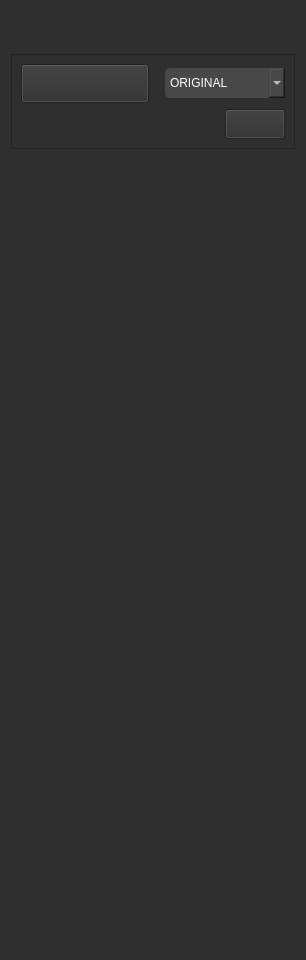
            <widget class="QWidget" name="CONTROL_PAGE">
             <property name="styleSheet">
              <string notr="true">background-color: rgb(47, 47, 47);</string>
             </property>
             <layout class="QVBoxLayout" name="verticalLayout_11">
              <item>
               <widget class="QLabel" name="label_11">
                <property name="sizePolicy">
                 <sizepolicy hsizetype="Fixed" vsizetype="Fixed">
                  <horstretch>0</horstretch>
                  <verstretch>0</verstretch>
                 </sizepolicy>
                </property>
                <property name="minimumSize">
                 <size>
                  <width>257</width>
                  <height>37</height>
                 </size>
                </property>
                <property name="maximumSize">
                 <size>
                  <width>257</width>
                  <height>37</height>
                 </size>
                </property>
                <property name="styleSheet">
                 <string notr="true">border-image: url(:/TEXT/resource/QuantumRED_MAIN/Pseudo Color.png);</string>
                </property>
                <property name="text">
                 <string/>
                </property>
               </widget>
              </item>
              <item>
               <widget class="QFrame" name="frame_COLOR">
                <property name="frameShape">
                 <enum>QFrame::StyledPanel</enum>
                </property>
                <property name="frameShadow">
                 <enum>QFrame::Raised</enum>
                </property>
                <layout class="QGridLayout" name="gridLayout_4">
                 <item row="2" column="3">
                  <layout class="QHBoxLayout" name="horizontalLayout_13">
                   <property name="spacing">
                    <number>0</number>
                   </property>
                   <property name="topMargin">
                    <number>0</number>
                   </property>
                   <item>
                    <spacer name="horizontalSpacer_8">
                     <property name="orientation">
                      <enum>Qt::Horizontal</enum>
                     </property>
                     <property name="sizeType">
                      <enum>QSizePolicy::Fixed</enum>
                     </property>
                     <property name="sizeHint" stdset="0">
                      <size>
                       <width>60</width>
                       <height>20</height>
                      </size>
                     </property>
                    </spacer>
                   </item>
                   <item>
                    <widget class="QPushButton" name="PBtn_COLORSet">
                     <property name="minimumSize">
                      <size>
                       <width>60</width>
                       <height>30</height>
                      </size>
                     </property>
                     <property name="maximumSize">
                      <size>
                       <width>60</width>
                       <height>30</height>
                      </size>
                     </property>
                     <property name="styleSheet">
                      <string notr="true">QPushButton{
	border-image: url(:/BTN/resource/QuantumRED_MAIN/SET.png);
}
QPushButton:hover{
	border-image: url(:/BTN/resource/QuantumRED_MAIN/SET_HOVER.png);
}
QPushButton:pressed{
	border-image: url(:/BTN/resource/QuantumRED_MAIN/SET_PRESSED.png);
}</string>
                     </property>
                     <property name="text">
                      <string/>
                     </property>
                    </widget>
                   </item>
                  </layout>
                 </item>
                 <item row="1" column="2">
                  <spacer name="horizontalSpacer_12">
                   <property name="orientation">
                    <enum>Qt::Horizontal</enum>
                   </property>
                   <property name="sizeType">
                    <enum>QSizePolicy::Fixed</enum>
                   </property>
                   <property name="sizeHint" stdset="0">
                    <size>
                     <width>10</width>
                     <height>20</height>
                    </size>
                   </property>
                  </spacer>
                 </item>
                 <item row="1" column="3">
                  <widget class="QComboBox" name="comBox_COLOR">
                   <property name="minimumSize">
                    <size>
                     <width>120</width>
                     <height>30</height>
                    </size>
                   </property>
                   <property name="maximumSize">
                    <size>
                     <width>120</width>
                     <height>30</height>
                    </size>
                   </property>
                   <property name="styleSheet">
                    <string notr="true">font: 63 8pt &quot;Segoe UI Semibold&quot;;
color: rgb(255, 255, 255);
background-color: rgb(72, 72, 72);
border-radius: 5px;</string>
                   </property>
                   <item>
                    <property name="text">
                     <string>ORIGINAL</string>
                    </property>
                   </item>
                   <item>
                    <property name="text">
                     <string>AUTUMN</string>
                    </property>
                   </item>
                   <item>
                    <property name="text">
                     <string>BONE</string>
                    </property>
                   </item>
                   <item>
                    <property name="text">
                     <string>JET</string>
                    </property>
                   </item>
                   <item>
                    <property name="text">
                     <string>WINTER</string>
                    </property>
                   </item>
                   <item>
                    <property name="text">
                     <string>RAINBOW</string>
                    </property>
                   </item>
                   <item>
                    <property name="text">
                     <string>OCEAN</string>
                    </property>
                   </item>
                   <item>
                    <property name="text">
                     <string>SUMMER</string>
                    </property>
                   </item>
                   <item>
                    <property name="text">
                     <string>SPRING</string>
                    </property>
                   </item>
                   <item>
                    <property name="text">
                     <string>COOL</string>
                    </property>
                   </item>
                   <item>
                    <property name="text">
                     <string>HSV</string>
                    </property>
                   </item>
                   <item>
                    <property name="text">
                     <string>PINK</string>
                    </property>
                   </item>
                   <item>
                    <property name="text">
                     <string>HOT</string>
                    </property>
                   </item>
                   <item>
                    <property name="text">
                     <string>PARULA</string>
                    </property>
                   </item>
                  </widget>
                 </item>
                 <item row="1" column="1">
                  <widget class="QPushButton" name="PBtn_COLOR">
                   <property name="minimumSize">
                    <size>
                     <width>128</width>
                     <height>39</height>
                    </size>
                   </property>
                   <property name="maximumSize">
                    <size>
                     <width>128</width>
                     <height>39</height>
                    </size>
                   </property>
                   <property name="styleSheet">
                    <string notr="true">QPushButton{	
	border-image: url(:/BTN/resource/QuantumRED_MAIN/COLOR_ON.png);
}
QPushButton:hover{	
	border-image: url(:/BTN/resource/QuantumRED_MAIN/COLOR_ON_HOVER.png);
}
QPushButton:pressed{	
	border-image: url(:/BTN/resource/QuantumRED_MAIN/COLOR_ON_PRESSED.png);
}</string>
                   </property>
                   <property name="text">
                    <string/>
                   </property>
                  </widget>
                 </item>
                </layout>
               </widget>
              </item>
              <item>
               <spacer name="verticalSpacer_5">
                <property name="orientation">
                 <enum>Qt::Vertical</enum>
                </property>
                <property name="sizeType">
                 <enum>QSizePolicy::Fixed</enum>
                </property>
                <property name="sizeHint" stdset="0">
                 <size>
                  <width>20</width>
                  <height>800</height>
                 </size>
                </property>
               </spacer>
              </item>
             </layout>
            </widget>
